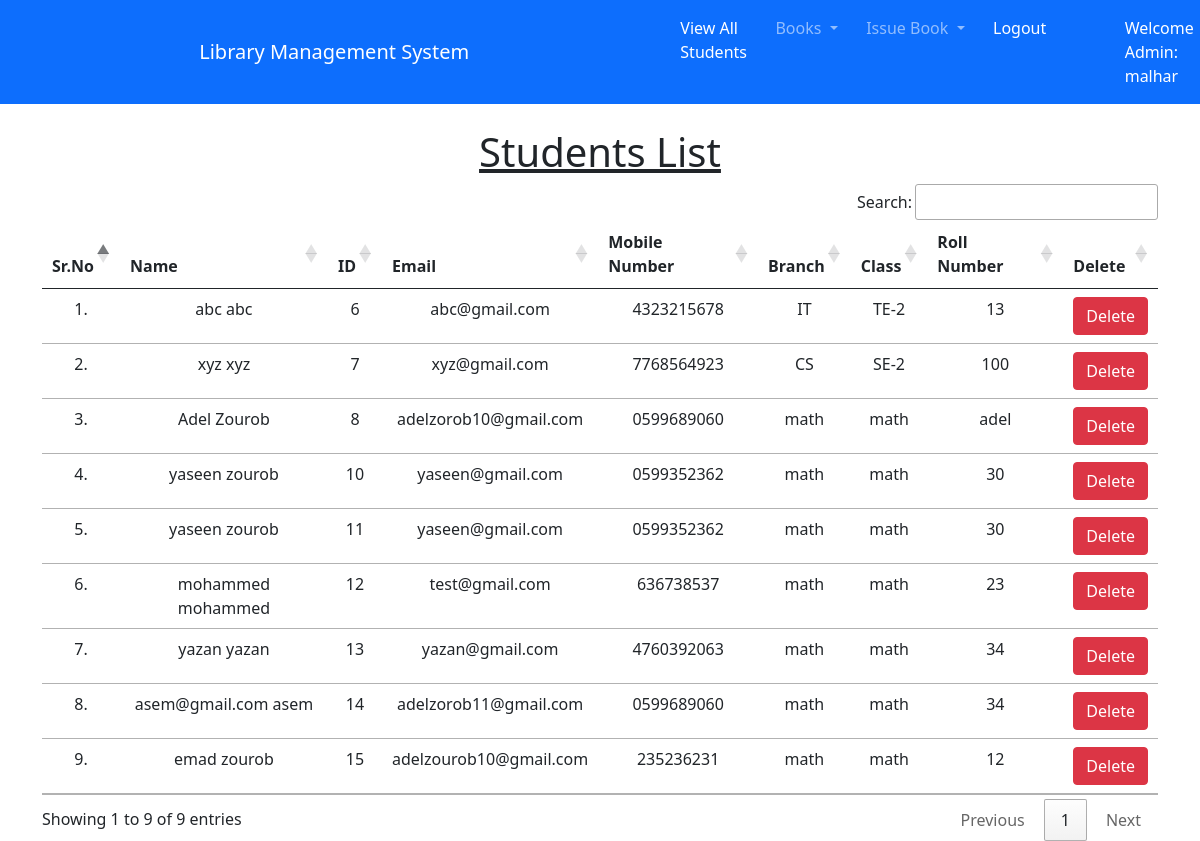
The page /view_students/ (signed in) on the database its author committed.
### library/models.py (models this page shows, shortened)
class Student(models.Model):
    user = models.OneToOneField(User, on_delete=models.CASCADE)
    classroom = models.CharField(max_length=10)
    branch = models.CharField(max_length=10)
    roll_no = models.CharField(max_length=3, blank=True)
    phone = models.CharField(max_length=10, blank=True)
    image = models.ImageField(upload_to="", blank=True)

### library/views.py (the view)
# urls.py: path("view_students/", views.view_students, name="view_students"),
@login_required(login_url = '/admin_login')
def view_students(request):
    students = Student.objects.all()
    return render(request, "view_students.html", {'students':students})

### library/templates/view_students.html (shortened to what this page needs)
{% extends 'admin_navbar.html' %}
{% load static %}
{% block body %}
<div class="container mt-4">
    <h1 class="text-center"><u>Students List</u></h1>
    <table class="table table-hover" id="example">
        <thead>
            <tr class="text-center">
                <th>Sr.No</th>
                <th>Name</th>
                <th>ID</th>
                <th>Email</th>
                <th>Mobile Number</th>
                <th>Branch</th>
                <th>Class</th>
                <th>Roll Number</th>
                <th>Delete</th>
            </tr>
        </thead>
        <tbody>
            {% for student in students %}
            <tr class="text-center">
                <td>{{forloop.counter}}.</td>
                <td>{{student.user.get_full_name}}</td>
                <td>{{student.user.id}}</td>
                <td>{{student.user.email}}</td>
                <td>{{student.phone}}</td>
                <td>{{student.branch}}</td>
                <td>{{student.classroom}}</td>
                <td>{{student.roll_no}}</td>
                <td><a href="/delete_student/{{student.id}}/" class="btn btn-danger" onclick="return confirm('Are you sure you want to delete this student?')">Delete</a></td>
            </tr>
            {% endfor %}
        </tbody>
    </table>
    </div>
{% endblock %}

### library/templates/admin_navbar.html (shortened to what this page needs)
<!doctype html>
<html lang="en">
  <head>
    <link href="https://cdn.jsdelivr.net/npm/bootstrap@5.1.0/dist/css/bootstrap.min.css" rel="stylesheet">
    <link rel="stylesheet" href="https://cdn.datatables.net/1.10.25/css/jquery.dataTables.min.css">
    <link rel="stylesheet" href="https://cdn.datatables.net/buttons/1.7.1/css/buttons.dataTables.min.css">
  </head>
  <body>
    <nav class="navbar navbar-expand-lg navbar-dark bg-primary sticky-top">
        <div class="container-fluid">
          <a class="navbar-brand" href="#">Library Management System</a>
          <div class="collapse navbar-collapse" id="navbarSupportedContent">
            <ul class="navbar-nav me-auto mb-2 mb-lg-0">
              <li class="nav-item">
                <a class="nav-link active" aria-current="page" href="/view_students/">View All Students</a>
              </li>
              <li class="nav-item dropdown">
                <a class="nav-link dropdown-toggle" href="#" id="navbarDropdown" role="button" data-bs-toggle="dropdown" aria-expanded="false">
                  Books
                </a>
              </li>
              <li class="nav-item dropdown">
                <a class="nav-link dropdown-toggle" href="#" id="navbarDropdown" role="button" data-bs-toggle="dropdown" aria-expanded="false">
                  Issue Book
                </a>
              </li>
              <li class="nav-item">
                <a class="nav-link active" aria-current="page" href="/logout/">Logout</a>
              </li>
              <li class="nav-item">
                <a  class="nav-link active" href="#">Welcome Admin: {{request.user}}</a>
              </li>
            </ul>
          </div>
        </div>
      </nav>
      {% block body %}
      {% endblock %}
  </body>
</html>

### rows shown on the page
Student: user.get_full_name "abc abc", user.id "6", user.email "abc@gmail.com", phone "4323215678", branch "IT", classroom "TE-2", roll_no "13"
Student: user.get_full_name "xyz xyz", user.id "7", user.email "xyz@gmail.com", phone "7768564923", branch "CS", classroom "SE-2", roll_no "100"
Student: user.get_full_name "Adel Zourob", user.id "8", user.email "adelzorob10@gmail.com", phone "0599689060", branch "math", classroom "math", roll_no "adel"
Student: user.get_full_name "yaseen zourob", user.id "10", user.email "yaseen@gmail.com", phone "0599352362", branch "math", classroom "math", roll_no "30"
Student: user.get_full_name "yaseen zourob", user.id "11", user.email "yaseen@gmail.com", phone "0599352362", branch "math", classroom "math", roll_no "30"
Student: user.get_full_name "mohammed mohammed", user.id "12", user.email "test@gmail.com", phone "636738537", branch "math", classroom "math", roll_no "23"
Student: user.get_full_name "yazan yazan", user.id "13", user.email "yazan@gmail.com", phone "4760392063", branch "math", classroom "math", roll_no "34"
Student: user.get_full_name "asem@gmail.com asem", user.id "14", user.email "adelzorob11@gmail.com", phone "0599689060", branch "math", classroom "math", roll_no "34"
Student: user.get_full_name "emad zourob", user.id "15", user.email "adelzourob10@gmail.com", phone "235236231", branch "math", classroom "math", roll_no "12"

### other values the page prints
{{ request.user }} "malhar"
